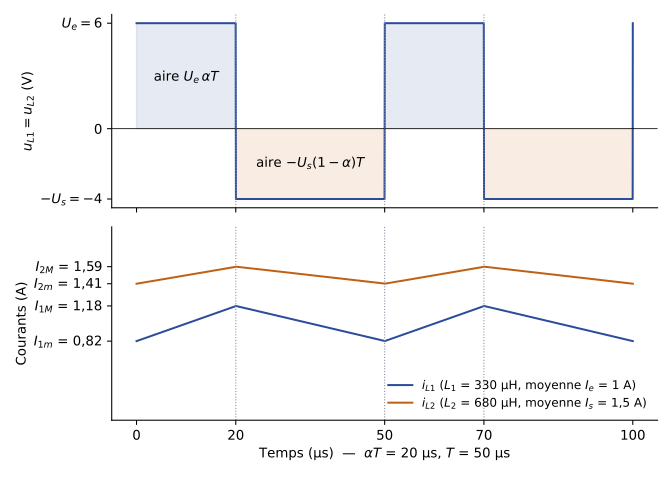

Write the Python code that produced this figure.
"""EAEP1, TD SEPIC (EI-TD 2024), q. 8 et 13 — SEPIC en conduction continue.
Ue = 6 V, Is = 1,5 A, alpha = 0,4 (q. 13), f = 20 kHz et L1 = 330 µH (q. 14).
L2 = 680 µH : valeur NON donnée par l'énoncé, choisie seulement pour respecter L1 < L2.
Reconstruite (Claude) : tensions u_L1 = u_L2 (Ue puis -Us) et courants i_L1, i_L2."""
import numpy as np
import matplotlib
matplotlib.use("Agg")
import matplotlib.pyplot as plt
plt.rcParams.update({"font.family": "sans-serif", "font.size": 10, "svg.fonttype": "none"})

a, Ue, Is, f, L1, L2 = 0.4, 6.0, 1.5, 20e3, 330e-6, 680e-6
T = 1 / f
Us, Ie = a / (1 - a) * Ue, a / (1 - a) * Is
t = np.linspace(0, 2 * T, 4001)
ph = (t % T) / T
u = np.where(ph < a, Ue, -Us)

def courant(L, moy):
    dI = Ue * a * T / L
    m = moy - dI / 2
    return np.where(ph < a, m + dI * ph / a, m + dI - dI * (ph - a) / (1 - a)), m, m + dI

i1, I1m, I1M = courant(L1, Ie)
i2, I2m, I2M = courant(L2, Is)
us = t * 1e6
fig, (a1, a2) = plt.subplots(2, 1, figsize=(7, 5), sharex=True)
a1.plot(us, u, color="#2B4C9B")
a1.axhline(0, color="k", lw=0.6)
a1.fill_between(us, 0, u, where=ph < a, color="#2B4C9B", alpha=0.12)
a1.fill_between(us, 0, u, where=ph >= a, color="#BF6014", alpha=0.12)
a1.set_ylabel("$u_{L1} = u_{L2}$ (V)")
a1.set_yticks([-Us, 0, Ue]); a1.set_yticklabels(["$-U_s = -4$", "0", "$U_e = 6$"])
a1.text(10, Ue * 0.45, r"aire $U_e\,\alpha T$", ha="center")
a1.text(35, -Us * 0.55, r"aire $-U_s(1-\alpha)T$", ha="center")
a2.plot(us, i1, color="#2B4C9B", label=r"$i_{L1}$ ($L_1$ = 330 µH, moyenne $I_e$ = 1 A)")
a2.plot(us, i2, color="#BF6014", label=r"$i_{L2}$ ($L_2$ = 680 µH, moyenne $I_s$ = 1,5 A)")
a2.set_yticks([I1m, I1M, I2m, I2M])
a2.set_yticklabels([f"$I_{{1m}}$ = {I1m:.2f}".replace(".", ","), f"$I_{{1M}}$ = {I1M:.2f}".replace(".", ","),
                    f"$I_{{2m}}$ = {I2m:.2f}".replace(".", ","), f"$I_{{2M}}$ = {I2M:.2f}".replace(".", ",")])
a2.set_ylim(0, 2); a2.set_ylabel("Courants (A)")
a2.legend(loc="lower right", frameon=False, fontsize=9)
for ax in (a1, a2):
    for k in (a * T, T, T + a * T):
        ax.axvline(k * 1e6, color="#7E889B", ls=":", lw=0.8)
    ax.spines[["top", "right"]].set_visible(False)
a2.set_xticks([0, 20, 50, 70, 100])
a2.set_xlabel("Temps (µs)  —  $\\alpha T$ = 20 µs, $T$ = 50 µs")
fig.tight_layout()
fig.savefig("td01-sepic-chronogrammes.svg")
print(Us, Ie, I1m, I1M, I2m, I2M)
